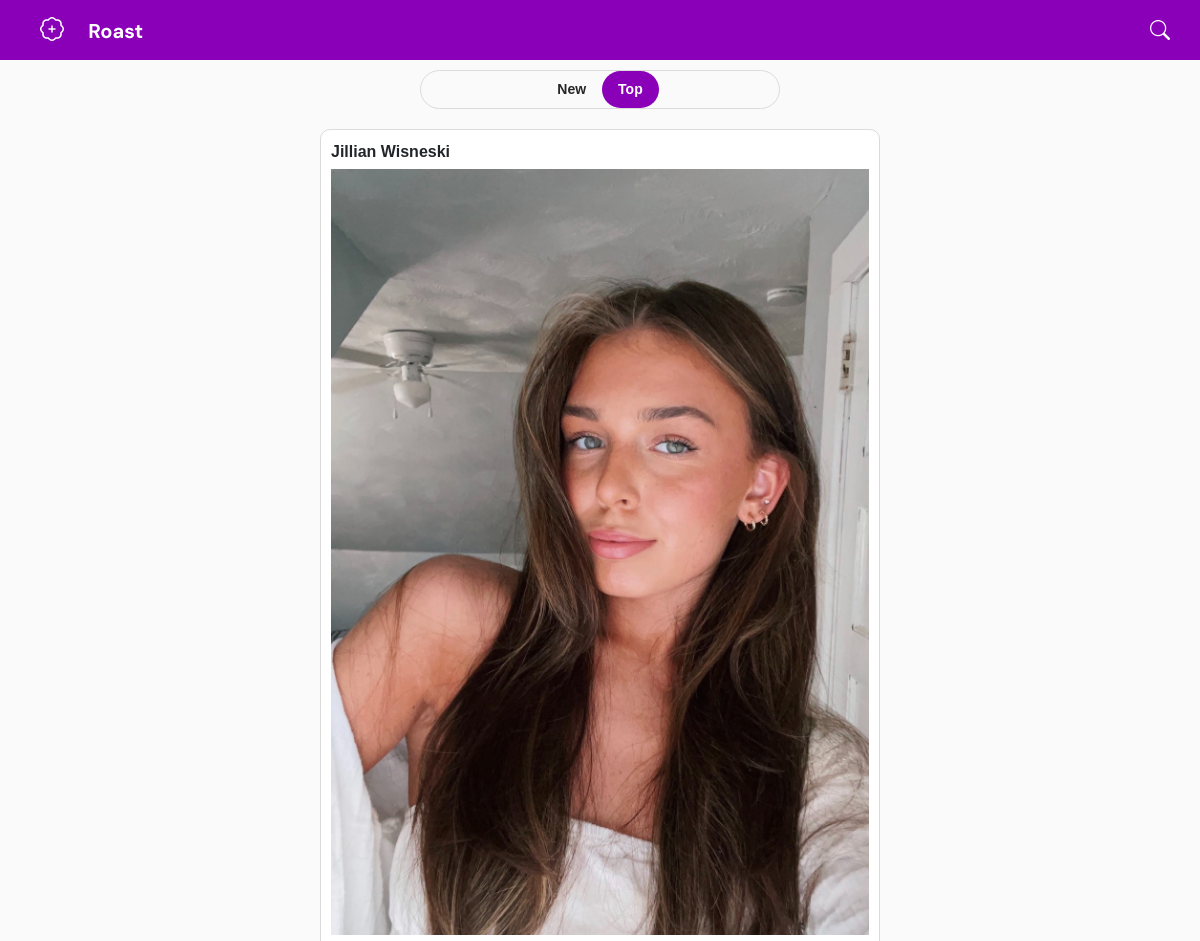
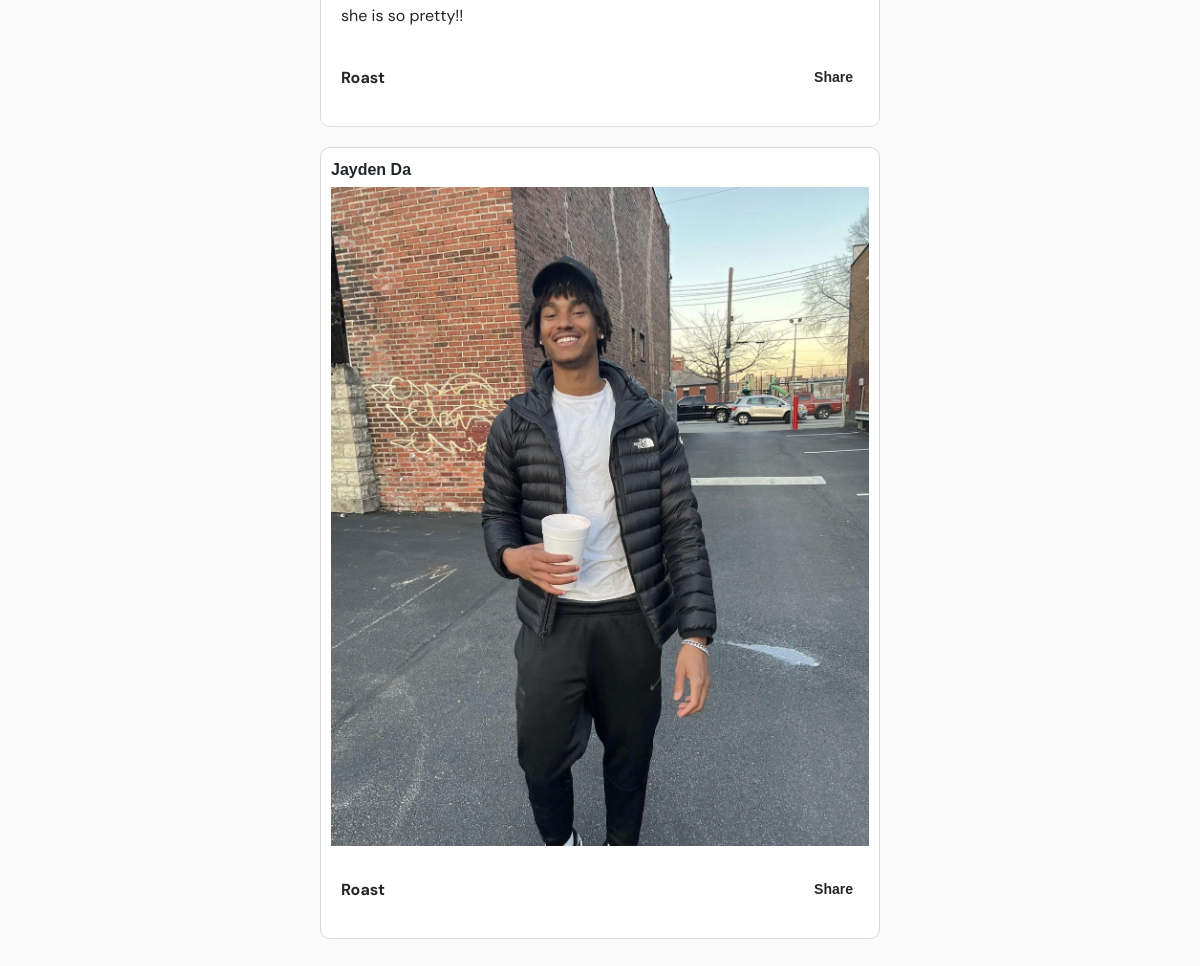
/top/ (signed in), run on an earlier commit of the app's database (2 pictures, top to bottom).
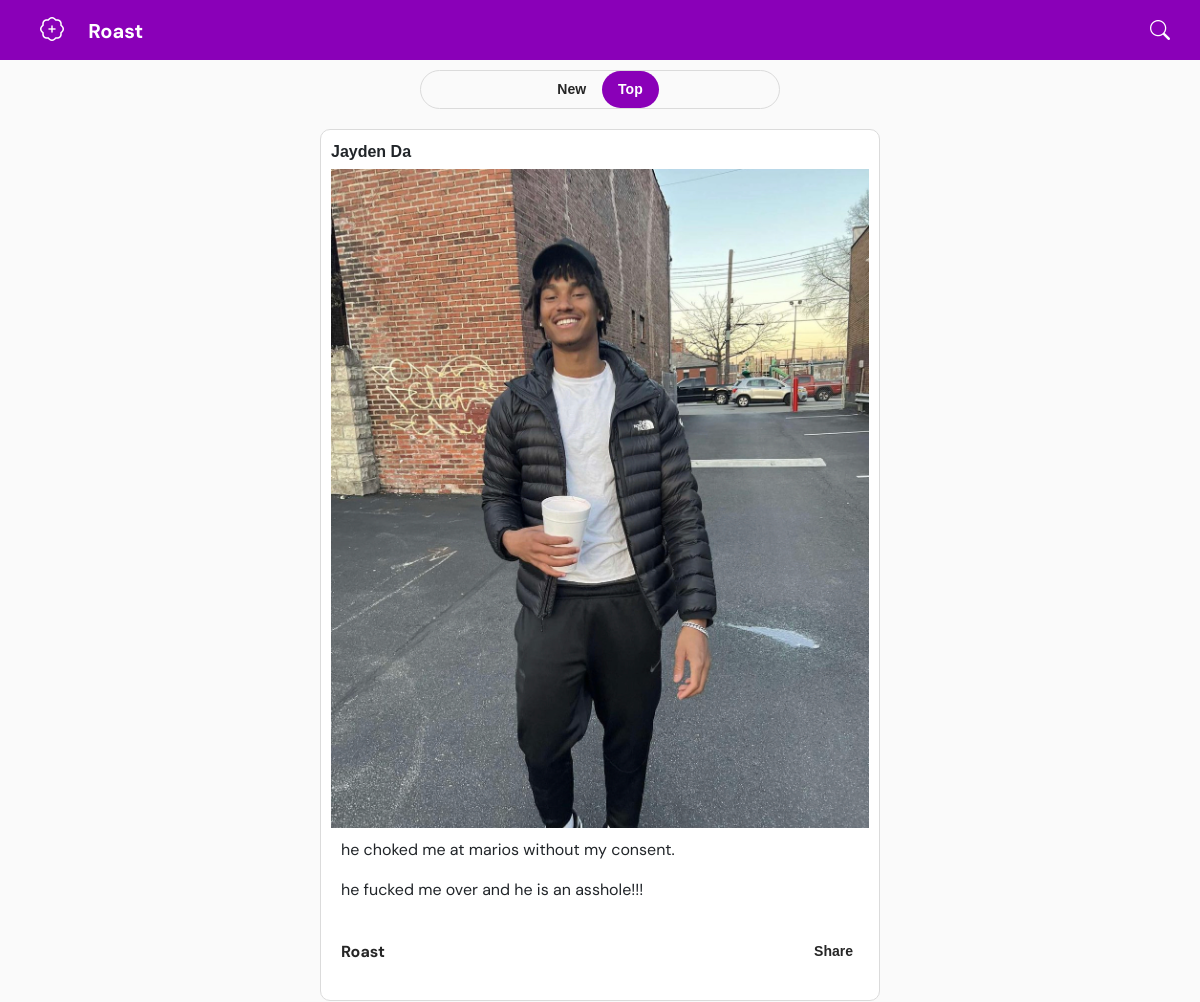
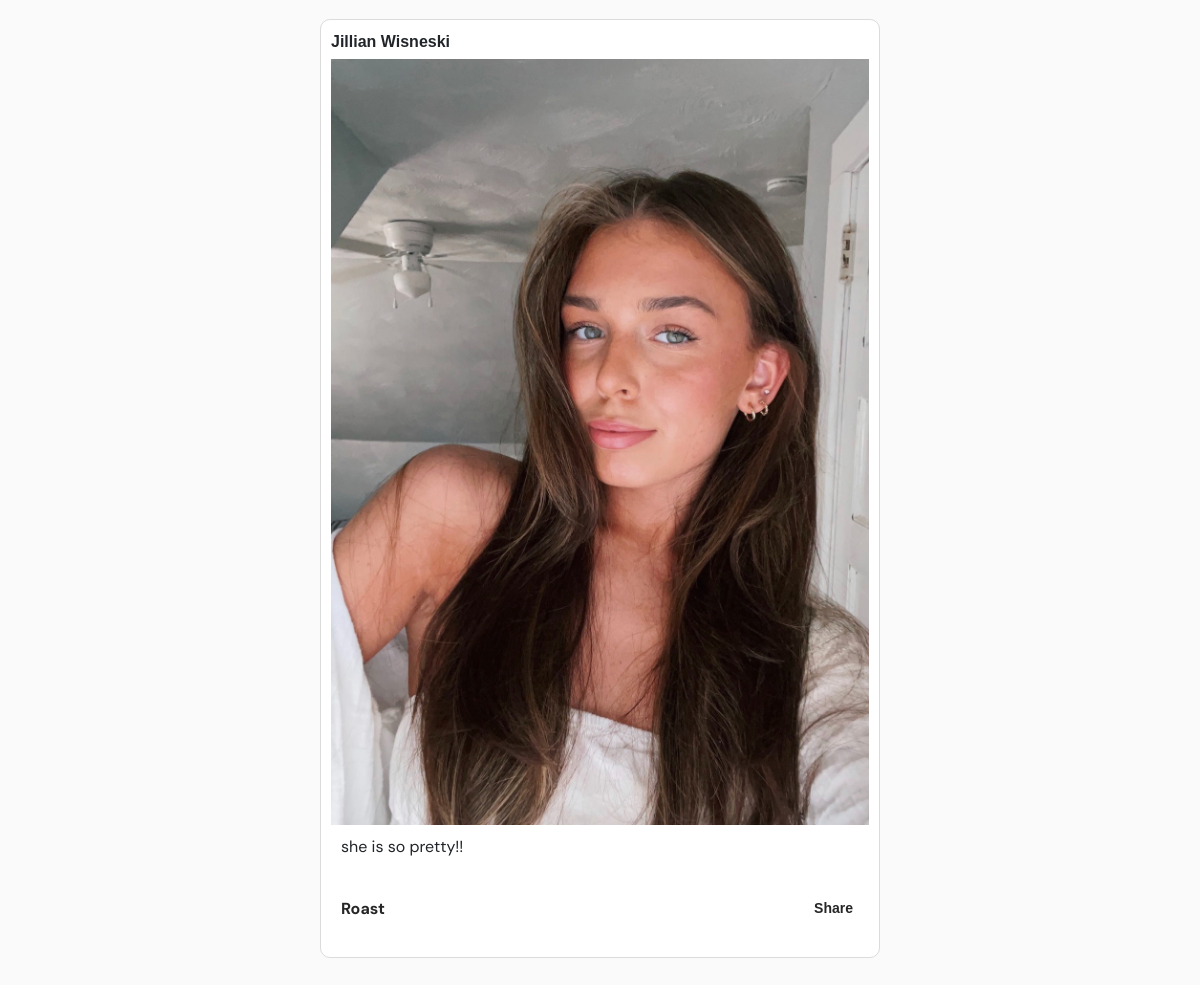
And on a later commit of the database (2 pictures, top to bottom).
### home/models.py (models this page shows, shortened)
class Post(models.Model):
    author = models.ForeignKey(User, on_delete=models.CASCADE)
    picture = models.ImageField(upload_to='static/posts/')
    caption = models.CharField(max_length=255)
    created_at = models.DateTimeField(auto_now_add=True)

class Comment(models.Model):
    post = models.ForeignKey(Post, on_delete=models.CASCADE, related_name='comments')
    author = models.ForeignKey(User, on_delete=models.CASCADE)
    content = models.TextField()
    created_at = models.DateTimeField(auto_now_add=True)

### home/views.py (the view)
# urls.py: path('top/', views.top, name='top')
def top(request):
    posts = Post.objects.annotate(num_comments=Count('comments')).order_by('-num_comments')
    context = {}
    comments = Comment.objects.all().order_by('-id')
    context["posts"] = posts
    context['comments'] = comments
    if request.user.is_authenticated:
        user = request.user
        context["user"] = user
    return render(request, 'top.html', context)

### home/templates/top.html (shortened to what this page needs)
{% extends 'base.html' %}
{% block content %}
    <div class="pill-container">
        {% if user.is_authenticated %}
            <a href="/" class="pill-link">New</a>
            <a href="/top" class="pill-link active">Top</a>
        {% else %}
            <a href="/register/" class="pill-link">New</a>
            <a href="/register/" class="pill-link active">Top</a>
        {% endif %}
    </div>
    <div class="container">
        {% if posts %}
            {% for post in posts %}
                <div class="post-container">
                    <div class="post-caption">{{ post.caption }}</div>
                    <img class="post-image" src="{{ post.picture.url }}" alt="Post Picture">
                    <div class="post-comments">
                        {% if user.is_authenticated %}
                            {% for comment in comments %}
                                {% if comment.post == post  %}
                                    <p>{{ comment.content }}</p>
                                {% endif %}
                            {% empty %}
                                <p>No comments yet.</p>
                            {% endfor %}
                            {% else %}
                            <p><a href="/register/">See comments</a></p>
                            {% endif %}
                    </div>
                    {% if user.is_authenticated %}
                    <div class="button-container">
                        <div class="add-roast"><p>Roast</p></div>
                        <button class="share-button" onclick="copyLink('{{ post.get_absolute_url }}/{{post.id}}')">Share</button>
                    </div>
                    {% else %}
                        <div class="add-roast"><a href="/register/" >Roast</a></div>
                    {% endif %}
                </div>
            {% endfor %}
        {% else %}
            <p>No posts found.</p>
        {% endif %}
    </div>
{% endblock %}

What changed in the data, as far as the page shows it:
shown differently, row unchanged: Post "Jayden Da": moves up the list
added Comment: content "he choked me at marios without my consent.", shown under Post "Jayden Da"
added Comment: content "he fucked me over and he is an asshole!!!", shown under Post "Jayden Da"
